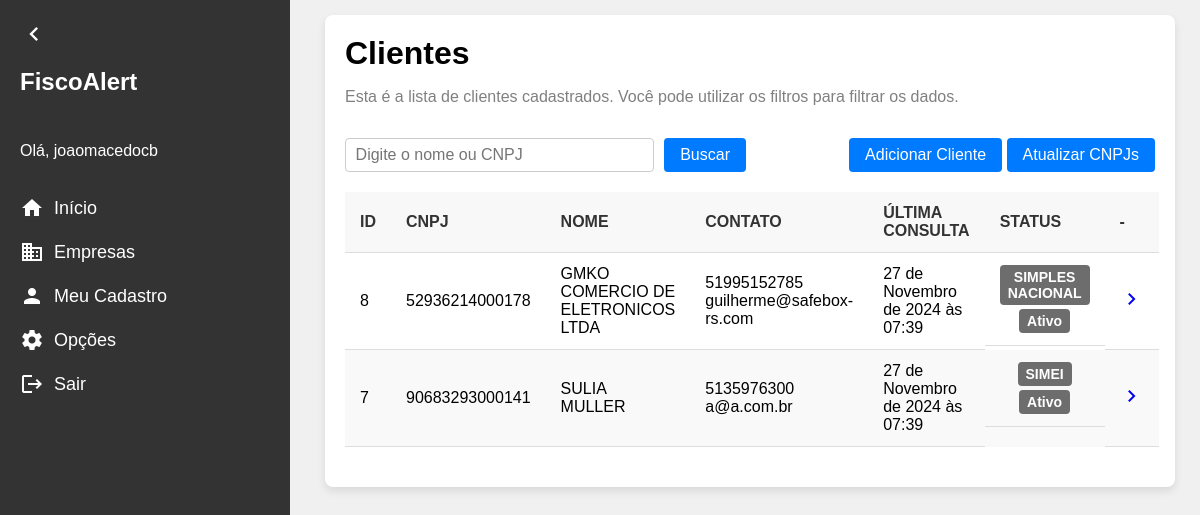
Page /clientes/ (signed in) on the earlier database version.
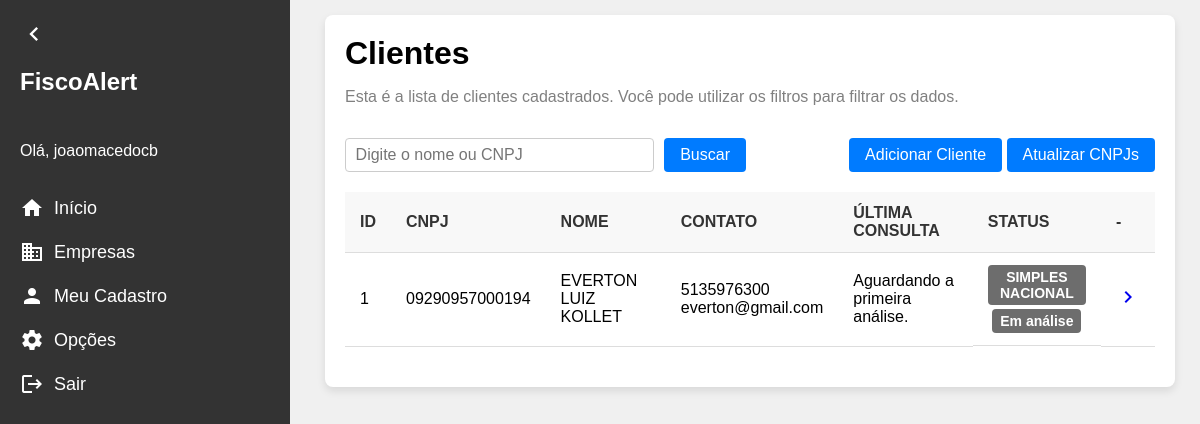
Same page on the later database version.
### clientes/models.py (models this page shows, shortened)
class Cliente(models.Model):
    id = models.AutoField(primary_key=True)
    nome_fantasia = models.CharField(max_length=200)
    razao_social = models.CharField(max_length=200)
    cnpj = models.CharField(max_length=14, blank=True, null=True)
    responsavel_tecnico = models.CharField(max_length=50)
    email = models.CharField(max_length=200, blank=True, null=True)
    tipo_empresa = models.ForeignKey(TipoEmpresa, on_delete=models.PROTECT, related_name='tipo_empresa', blank= True, null= True)
    regime_fiscal = models.ForeignKey(RegimeFiscal, on_delete=models.PROTECT, related_name= 'regime_fiscal')
    data_inclusao = models.DateField(blank= True, null= True)
    data_exclusao = models.DateField(blank= True, null= True)
    ultima_atualizacao = models.DateTimeField(blank=True, null=True)
    status = models.CharField(max_length=20, blank= True, null= True)
    telefone = models.CharField(
        max_length=15, blank=True, null=True,
        validators=[
            RegexValidator(
                regex=r'^\d{10,11}$',
                message="O número de telefone deve conter apenas dígitos e ter 10 ou 11 dígitos."
            )
        ]
    )
    ativo = models.BooleanField(default=True)
    escritorio = models.ForeignKey(Escritorio, on_delete=models.PROTECT, related_name='escritorio', blank= True, null= True)

class RegimeFiscal(models.Model):
    id = models.AutoField(primary_key=True)
    nome = models.CharField(max_length=30)
    def __str__(self):
        return self.nome
    class Meta:
        verbose_name = "Regime Fiscal"
        verbose_name_plural = "Regimes Fiscais"

### clientes/views.py (the view)
# urls.py: path('clientes/', clientes_view, name='clientes'),
@login_required
def clientes_view(request):
    clientes = Cliente.objects.all().order_by('nome_fantasia')
    search = request.GET.get('search')
    if search:
        clientes = clientes.filter(nome_fantasia__icontains = search)
    return render(request, 'clientes.html', {'clientes': clientes})

### clientes/templates/clientes.html (shortened to what this page needs)
{% extends "base.html" %}
{% block content %}
<div class="content">
    <div class="container">
        <div class="title">Clientes</div>
        <p>Esta é a lista de clientes cadastrados. Você pode utilizar os filtros para filtrar os dados.</p>
        <div class="actions">
            <form method="GET" action="">
                <input type="text" name="search" placeholder="Digite o nome ou CNPJ" value="{{ request.GET.search }}">
                <button type="submit">Buscar</button>
            </form>
            <div>
                <a href="{% url 'novo_cliente' %}" class="add-client-btn"><button >Adicionar Cliente</button></a>
                <a href="{% url 'atualizar_clientes' %}" class="update-clients-btn"><button type="button">Atualizar CNPJs</button></a>
            </div>
        </div>
        {% if clientes %}
            <table>
                <thead>
                    <tr>
                        <th>ID</th>
                        <th>CNPJ</th>
                        <th>NOME</th>
                        <th>CONTATO</th>
                        <th>ÚLTIMA CONSULTA</th>
                        <th>STATUS</th>
                        <th>-</th>
                    </tr>
                </thead>
                <tbody>
                    {% for cliente in clientes %}
                    <tr>
                        <td>{{ cliente.id }}</td>
                        <td>{{ cliente.cnpj }}</td>
                        <td>{{ cliente.nome_fantasia }}</td>
                        <td>{{ cliente.telefone }}<br>{{ cliente.email }}</td>
                        <td>
                            {% if cliente.ultima_atualizacao %}
                                {{ cliente.ultima_atualizacao }}
                            {% else %}
                                Aguardando a primeira análise.
                            {% endif %}
                        </td>
                        <td class="status-tag">
                            <span>{{ cliente.regime_fiscal }}</span>
                            <span>
                                {% if cliente.status %}
                                    {{ cliente.status }}
                                {% else %}
                                    Em análise
                                {% endif %}
                            </span>
                        </td>
                        <td class="actions-icons">
                            <a href="{% url 'cliente_detalhe' pk=cliente.pk %}">
                                <span class="material-icons">chevron_right</span>
                            </a>
                        </td>
                    </tr>
                    {% endfor %}
                </tbody>
            </table>
        {% else %}
            <div class="placeholder-clientes">
                <div class="material-icons">search_off</div>
                <h3>Não há clientes cadastrados. Clique em "Adicionar cliente" para iniciar um cadastro.</h3>
            </div>
        {% endif %}
    </div>
</div>
{% endblock %}

### app/templates/base.html (shortened to what this page needs)
<!DOCTYPE html>
<html lang="pt-BR">
<head>
</head>
<body>
    <nav class="sidebar collapsed" id="sidebar">
        <span class="material-icons toggle-btn" onclick="toggleSidebar()">chevron_left</span>
        <span class="logo">FiscoAlert</span>
        <div class="menu">
            {% if user.is_authenticated %}
            <p>Olá, {{ user.username }}</p>
            {% endif %}
            <a href="#">
                <span class="material-icons">home</span>
                <span class="text">Início</span>
            </a>
            <a href="{% url 'clientes' %}">
                <span class="material-icons">business</span>
                <span class="text">Empresas</span>
            </a>
            <a href="{% url 'escritorio_detalhes' id=1 %}">
                <span class="material-icons">person</span>
                <span class="text">Meu Cadastro</span>
            </a>
            <a href="#">
                <span class="material-icons">settings</span>
                <span class="text">Opções</span>
            </a>
            <a href="{% url 'logout' %}">
                <span class="material-icons">logout</span>
                <span class="text">Sair</span>
            </a>
        </div>
    </nav>
    {% block content %}
    {% endblock %}
</body>
</html>

### app/templates/base.html (style rules this page uses)
body { font-family: Arial, sans-serif; margin: 0; padding: 0; background-color: #f0f0f0; display: flex; }
.sidebar { width: 250px; background-color: #333; color: white; display: flex; align-items: flex-start; flex-direction: column; padding: 20px; height: 100vh; position: fixed; left: 0; top: 0; transition: width 0.2s; overflow: hidden; }
.sidebar .logo { font-size: 24px; font-weight: bold; margin-bottom: 30px; white-space: nowrap; overflow: hidden; transition: opacity 0.2s; }
.sidebar .menu { display: flex; flex-direction: column; gap: 20px; }
.sidebar .menu a { color: white; text-decoration: none; display: flex; align-items: center; gap: 10px; font-size: 18px; white-space: nowrap; overflow: hidden; transition: opacity 0.2s; }
.toggle-btn { font-size: 28px; cursor: pointer; color: white; margin-bottom: 20px; align-self: flex-start; transition: transform 0.2s; }
.content { display: flex; justify-content: center; margin-left: 270px; padding-left: 30px; padding-top: 15px; width: calc(100% - 270px); }
.container { width: 90%; background-color: white; padding: 20px; box-shadow: 0 4px 8px rgba(0, 0, 0, 0.1); border-radius: 8px; }
.title { display: flex; align-items: center; font-size: 32px; font-weight: bold; margin-bottom: 0; }
.container p { margin-bottom: 32px; color: grey; }
.actions { display: flex; justify-content: space-between; margin-bottom: 20px; }
.actions form { display: flex; gap: 10px; }
.actions input[type="text"] { width: 18rem; text-align: left; padding: 0.3rem 0.6rem 0.3rem 0.6rem; font-size: 16px; border: 1px solid #ccc; border-radius: 4px; }
.actions button { padding: 8px 16px; font-size: 16px; color: white; background-color: #007bff; border: none; border-radius: 4px; cursor: pointer; }
table { width: 100%; border-collapse: collapse; margin-bottom: 20px; }
table th, table td { padding: 12px 15px; text-align: left; border-bottom: 1px solid #ddd; }
table th { background-color: #f8f8f8; font-weight: bold; color: #333; }
.status-tag { display: flex; flex-direction: column; align-items: center; gap: 4px; }
.status-tag span { background-color: #6d6d6d; text-align: center; color: white; padding: 4px 8px; border-radius: 4px; font-weight: bold; font-size: 14px; }

Differences in the rows shown:
removed Cliente: id "8", cnpj "52936214000178", nome_fantasia "GMKO COMERCIO DE ELETRONICOS LTDA", telefone "51995152785", email "guilherme@safebox-rs.com", ultima_atualizacao "27 de Novembro de 2024 às 07:39", regime_fiscal "SIMPLES NACIONAL", status "Ativo"
removed Cliente: id "7", cnpj "90683293000141", nome_fantasia "SULIA MULLER", telefone "5135976300", email "a@a.com.br", ultima_atualizacao "27 de Novembro de 2024 às 07:39", regime_fiscal "SIMEI", status "Ativo"
added Cliente: id "1", cnpj "09290957000194", nome_fantasia "EVERTON LUIZ KOLLET", telefone "5135976300", email "everton@gmail.com", shows "Aguardando a primeira análise.", regime_fiscal "SIMPLES NACIONAL", status "Em análise"
